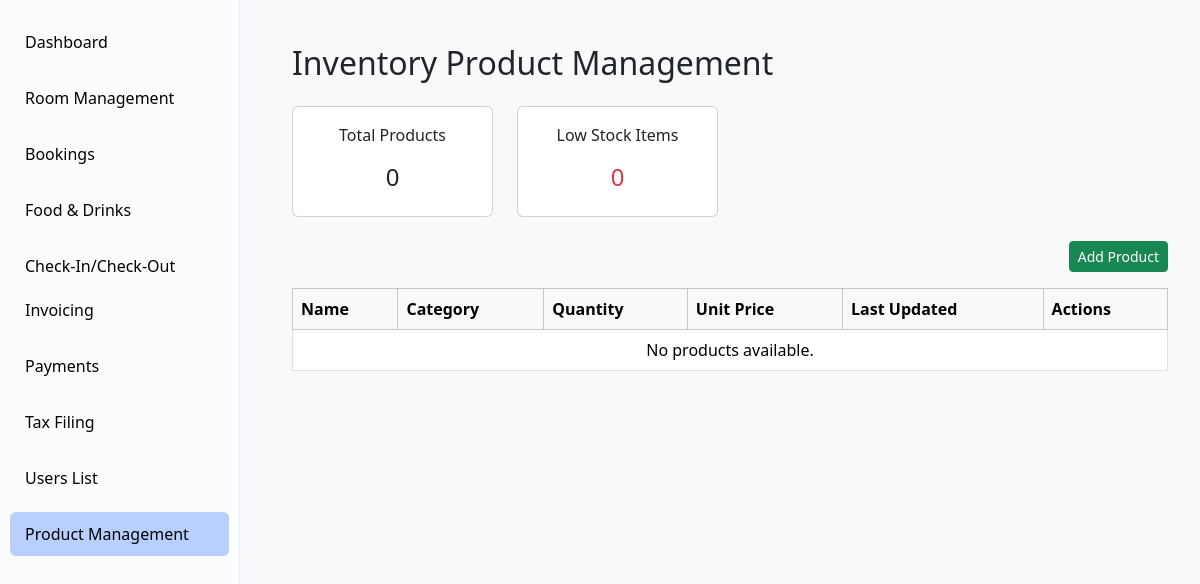
/products/, run on an earlier commit of the app's database.
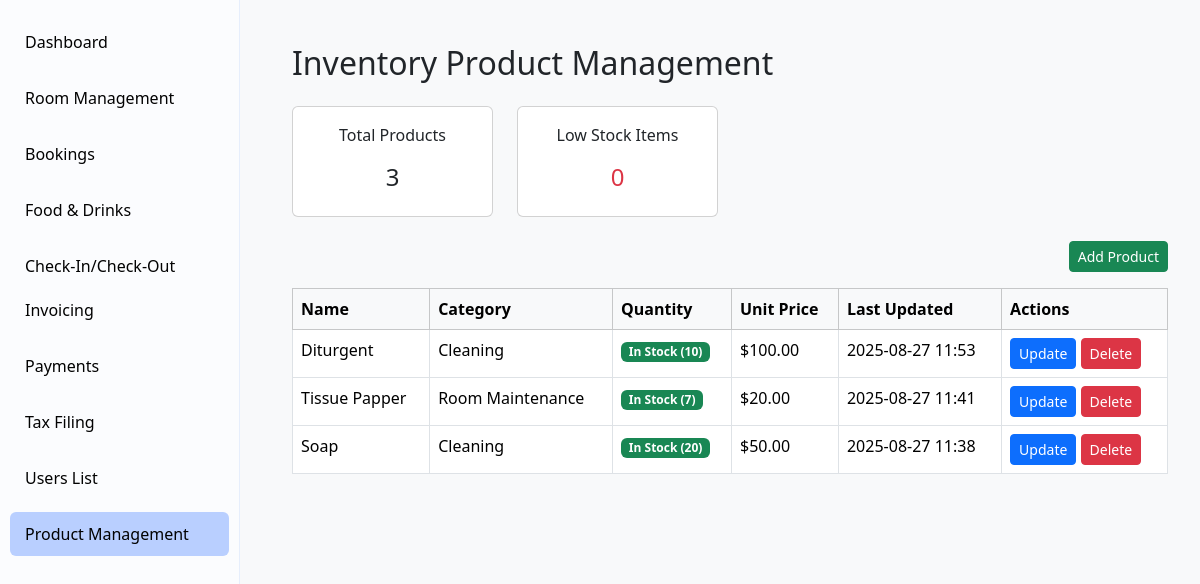
And on a later commit of the database.
### products/models.py (models this page shows, shortened)
class Product(models.Model):
    CATEGORY_CHOICES = [
        ('cleaning', 'Cleaning'),
        ('kitchen', 'Kitchen'),
        ('maintenance', 'Room Maintenance'),
        ('other', 'Other'),
    ]
    name = models.CharField(max_length=200)
    category = models.CharField(max_length=50, choices=CATEGORY_CHOICES, default="other")
    quantity = models.PositiveIntegerField(default=0)
    unit_price = models.DecimalField(max_digits=10, decimal_places=2)
    updated_at = models.DateTimeField(auto_now=True)
    def is_low_stock(self):
        return self.quantity <= 5

### products/views.py (the view)
# urls.py: path("", views.product_list, name="product_list"),
def product_list(request):
    products = Product.objects.all().order_by("-updated_at")
    total_products = products.count()
    low_stock = products.filter(quantity__lte=5).count()
    return render(request, "products/product_list.html", {
        "products": products,
        "total_products": total_products,
        "low_stock": low_stock,
    })

### products/templates/products/product_list.html (shortened to what this page needs)
{% load static %}
<!DOCTYPE html>
<html lang="en">
<head>
  <link href="https://cdn.jsdelivr.net/npm/bootstrap@5.3.2/dist/css/bootstrap.min.css" rel="stylesheet">
</head>
<body class="bg-light">
<div class="sidebar">
  <ul>
    <li><a href="{% url 'core:dashboard' %}">Dashboard</a></li>
    <li><a href="{% url 'rooms:room_management' %}">Room Management</a></li>
    <li><a href="{% url 'booking:booking_list' %}">Bookings</a></li>
    <li><a href="{% url 'foods:food_entry' %}">Food & Drinks</a></li>
    <l><a href="{% url 'checkin_checkout:checkin_checkout' %}">Check-In/Check-Out</a></l>
    <li><a href="{% url 'invoices:invoice_list' %}">Invoicing</a></li>
    <li><a href="{% url 'transaction:payment_list' %}">Payments</a></li>
    <li><a href="{% url 'tax_filling:tax_filling' %}">Tax Filing</a></li>
    <li><a href="{% url 'accounts:create-receptionist' %}">Users List</a></li>
    <li class="active"><a href="{% url 'products:product_list' %}">Product Management</a></li>
  </ul>
</div>
<div class="main-content">
  <div class="container py-4">
    <h2>Inventory Product Management</h2>
    <div class="row my-4">
      <div class="col-md-3">
        <div class="card text-center">
          <div class="card-body">
            <p>Total Products</p>
            <h4>{{ total_products }}</h4>
          </div>
        </div>
      </div>
      <div class="col-md-3">
        <div class="card text-center">
          <div class="card-body">
            <p>Low Stock Items</p>
            <h4 class="text-danger">{{ low_stock }}</h4>
          </div>
        </div>
      </div>
    </div>
    <div class="mb-3 text-end">
      <a href="{% url 'products:add_product' %}" class="btn btn-success btn-sm">Add Product</a>
    </div>
    <table class="table table-bordered table-hover">
      <thead class="table-light">
        <tr>
          <th>Name</th>
          <th>Category</th>
          <th>Quantity</th>
          <th>Unit Price</th>
          <th>Last Updated</th>
          <th>Actions</th>
        </tr>
      </thead>
      <tbody>
        {% for product in products %}
        <tr>
          <td>{{ product.name }}</td>
          <td>{{ product.get_category_display }}</td>
          <td>
            {% if product.is_low_stock %}
              <span class="badge bg-danger">{{ product.quantity }} Low Stock</span>
            {% else %}
              <span class="badge bg-success">In Stock ({{ product.quantity }})</span>
            {% endif %}
          </td>
          <td>${{ product.unit_price }}</td>
          <td>{{ product.updated_at|date:"Y-m-d H:i" }}</td>
          <td>
            <a href="{% url 'products:update_quantity' product.id %}" class="btn btn-sm btn-primary">Update</a>
            <a href="{% url 'products:delete_product' product.id %}" class="btn btn-sm btn-danger"
               onclick="return confirm('Are you sure?')">Delete</a>
          </td>
        </tr>
        {% empty %}
        <tr>
          <td colspan="6" class="text-center">No products available.</td>
        </tr>
        {% endfor %}
      </tbody>
    </table>
  </div>
</div>
</body>
</html>

What changed in the data, as far as the page shows it:
added Product: name "Diturgent", category "Cleaning", quantity "10", unit_price "100.00", updated_at "2025-08-27 11:53"
added Product: name "Tissue Papper", category "Room Maintenance", quantity "7", unit_price "20.00", updated_at "2025-08-27 11:41"
added Product: name "Soap", category "Cleaning", quantity "20", unit_price "50.00", updated_at "2025-08-27 11:38"
Also different on the page:
{{ total_products }}: "0" → "3"
text no longer shown: "No products available."
